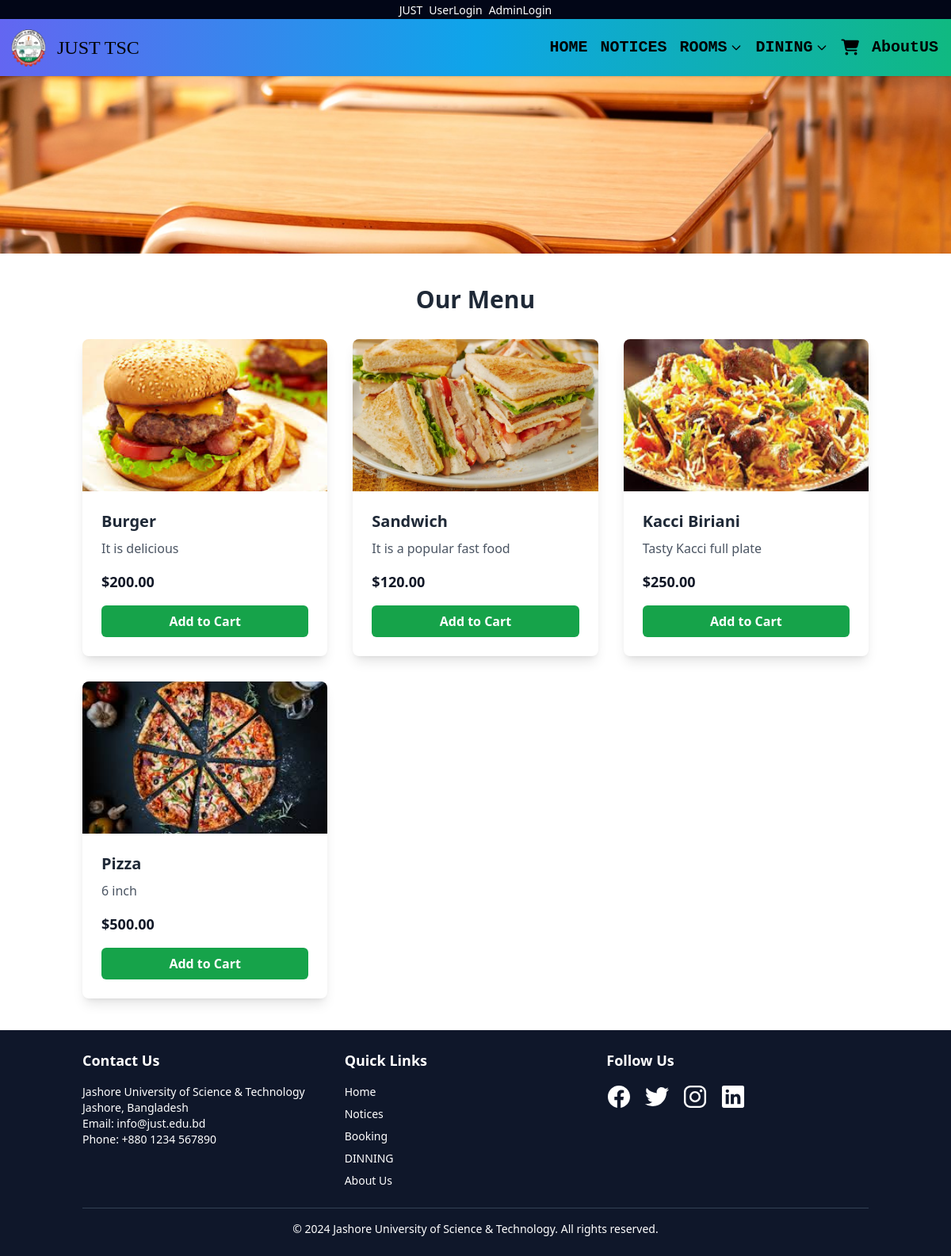
The page /item/ on the database its author committed.
### TSC/models.py (models this page shows, shortened)
class MenuItem(models.Model):
    name = models.CharField(max_length=200)
    price = models.DecimalField(max_digits=5, decimal_places=2)
    image = models.ImageField(upload_to='img/')
    description=models.CharField(max_length=40)

### TSC/views.py (the view)
# urls.py: path('item/',views.Item,name="item"),
def Item(request):
    item=MenuItem.objects.all()
    return render(request,'item.html',{'item':item})

### templates/item.html (shortened to what this page needs)
{% extends "image.html" %}
{% block first %}
<section class="food_section layout_padding-bottom py-10">
    <div class="container mx-auto px-4">
        <div class="heading_container heading_center mb-8">
            <h2 class="text-3xl font-bold text-gray-800 text-center">
                Our Menu
            </h2>
        </div>
        <div class="grid grid-cols-1 sm:grid-cols-2 md:grid-cols-3 gap-8">
            {% for item in item %}
            <div class="bg-white rounded-lg shadow-lg overflow-hidden transform transition-all hover:scale-105">
                <div class="img-box">
                    <img class="w-full h-48 object-cover" src="{{ item.image.url }}" alt="{{ item.name }}">
                </div>
                <div class="p-6">
                    <h5 class="text-xl font-semibold text-gray-800 mb-2">
                        {{ item.name }}
                    </h5>
                    <p class="text-gray-600 mb-4">
                        {{ item.description }}
                    </p>
                    <p class="text-lg font-bold text-gray-900">
                        ${{ item.price }}
                    </p>
                    <form method="POST" action="{% url 'add_to_cart' item.pk %}" class="mt-4">
                        <button type="submit" class="w-full bg-green-600 text-white font-bold py-2 rounded-md hover:bg-green-700 focus:outline-none focus:ring-2 focus:ring-offset-2 focus:ring-green-500">
                            Add to Cart
                        </button>
                    </form>
                </div>
            </div>
            {% endfor %}
        </div>
    </div>
</section>
{% endblock %}

### templates/navbar.html (style rules this page uses)
html, body { height: 100%; margin: 0; }

### rows shown on the page
MenuItem: image (picture), name "Burger", description "It is delicious", price "200.00"
MenuItem: image (picture), name "Sandwich", description "It is a popular fast food", price "120.00"
MenuItem: image (picture), name "Kacci Biriani", description "Tasty Kacci full plate", price "250.00"
MenuItem: image (picture), name "Pizza", description "6 inch", price "500.00"
